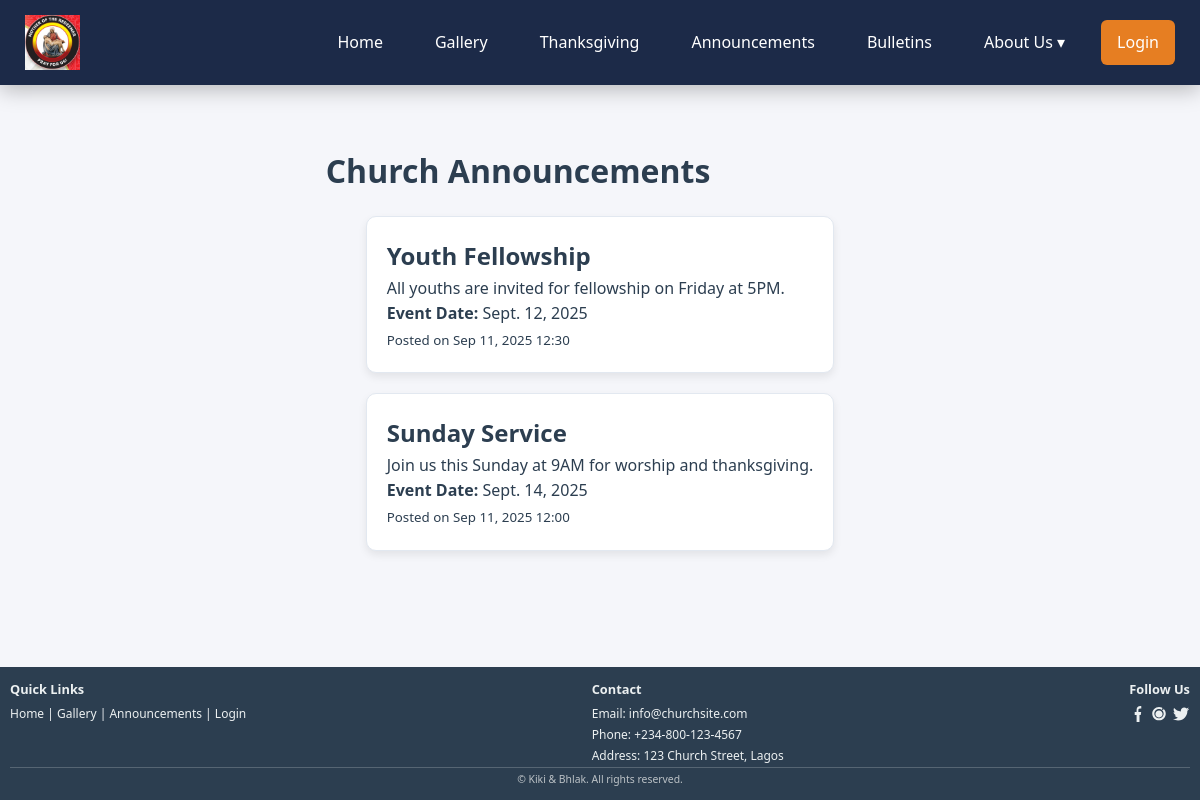
Page /announcements/ on the committed database.
### gallery/models.py (models this page shows, shortened)
class Announcement(models.Model):
    title = models.CharField(max_length=200)
    message = models.TextField()
    date_posted = models.DateTimeField(auto_now_add=True)
    event_date = models.DateField(null=True, blank=True)

### gallery/views.py (the view)
# urls.py: path("announcements/", views.announcements, name="announcements"),
def announcements(request):
    notes = Announcement.objects.order_by("-date_posted")
    return render(request, "announcements.html", {"notes": notes})

### templates/announcements.html (shortened to what this page needs)
{% extends "base.html" %}
{% load static %}
{% block content %}
  <div class="announcements-page">
    <h1>Church Announcements</h1>
    <div class="announcements-container">
      {% for note in notes %}
        <div class="announcement">
          <h2>{{ note.title }}</h2>
          <p>{{ note.message }}</p>
          {% if note.event_date %}
            <p><strong>Event Date:</strong> {{ note.event_date }}</p>
          {% endif %}
          <small>Posted on {{ note.date_posted|date:"M d, Y H:i" }}</small>
        </div>
      {% empty %}
        <p>No announcements yet.</p>
      {% endfor %}
    </div>
  </div>
{% endblock %}

### static/css/style.css (style rules this page uses)
* { margin: 0; padding: 0; box-sizing: border-box; }
html, body { height: 100%; font-family: "Segoe UI", Roboto, sans-serif; background: #f5f6fa; color: #2c3e50; line-height: 1.6; display: flex; flex-direction: column; }
.announcements-container { width: 100%; max-width: none; margin: 0; padding: 20px 40px; box-sizing: border-box; }
.announcement { width: 100%; background: #fff; border: 1px solid #e2e8f0; padding: 20px; margin-bottom: 20px; border-radius: 10px; box-shadow: 0 4px 8px rgba(0,0,0,0.08); transition: all 0.3s ease; }
.announcements-page { width: 100%; max-width: none; margin: 0; padding: 20px 40px; }

### rows in the picture
Announcement: title "Youth Fellowship", message "All youths are invited for fellowship on Friday at 5PM.", event_date "Sept. 12, 2025", date_posted "Sep 11, 2025 12:30"
Announcement: title "Sunday Service", message "Join us this Sunday at 9AM for worship and thanksgiving.", event_date "Sept. 14, 2025", date_posted "Sep 11, 2025 12:00"
